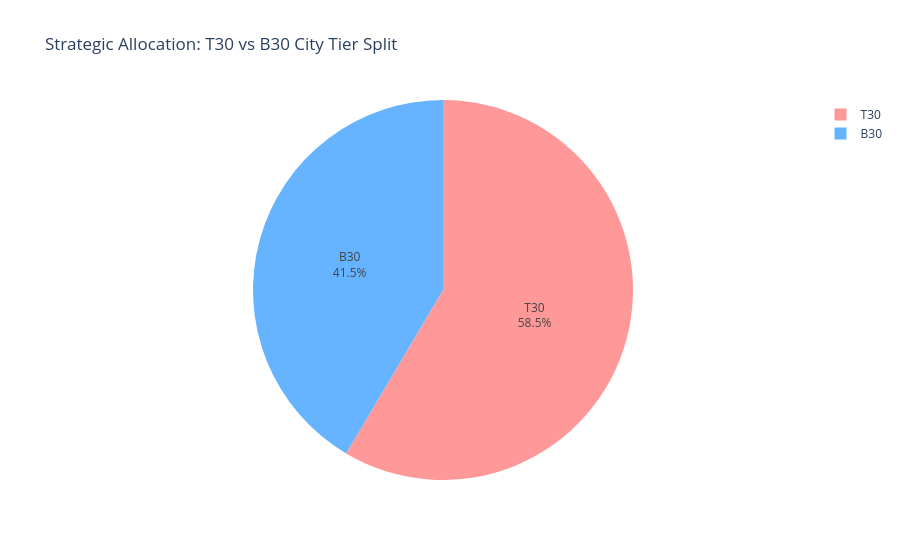

Notebook code cell kept with this figure:
### Markdown cell above
**Insight 8:** Maharashtra leads in terms of total SIP contribution. (See Figure 8)

### Code cell
# 9. T30 vs B30 City Tier Split
import plotly.express as px
import pandas as pd

# 1. Reuse or compute the merged SIP and investor geographic data
geo_merged = sip_register.merge(
    investor_master[['investor_id', 'city_tier']], 
    on='investor_id', 
    how='inner'
)

# 2. Aggregate the SIP amounts by City Tier (T30 vs B30)
city_tier_dist = geo_merged.groupby('city_tier')['sip_amount'].sum()

# 3. Create the interactive pie chart
fig = px.pie(names=city_tier_dist.index, values=city_tier_dist.values, 
             title='Strategic Allocation: T30 vs B30 City Tier Split',
             color_discrete_sequence=['#ff9999', '#66b3ff'])

fig.update_traces(textinfo='percent+label')
fig.show()

### Figure 1 — Plotly figure (JSON) as saved in the notebook; plotly's stock layout.template omitted (floating-point values rounded to 4 significant figures)
{"data": [{"domain": {"x": [0, 1], "y": [0, 1]}, "hovertemplate": "label=%{label}<br>value=%{value}<extra></extra>", "labels": ["B30", "T30"], "legendgroup": "", "name": "", "showlegend": true, "textinfo": "percent+label", "type": "pie", "values": [3334500, 4704000]}], "layout": {"legend": {"tracegroupgap": 0}, "piecolorway": ["#ff9999", "#66b3ff"], "title": {"text": "Strategic Allocation: T30 vs B30 City Tier Split"}}}
